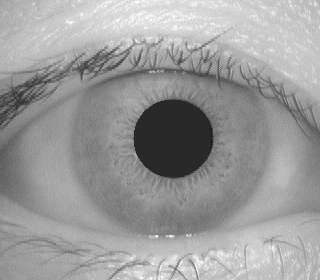
#> input picture img2.bmp, 320 x 280 px
$ python sift1.py
#> lines starting #> are read from the running program, lines starting #| are printed output that depends on the picture

import cv2
import matplotlib.pyplot as plt

# read images
img1 = cv2.imread('img2.bmp')
#> img1 is the input picture: shape (280, 320, 3); min 18, max 255, mean 155
img2 = cv2.imread('input.jpeg')
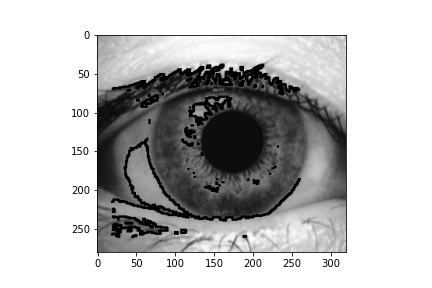
#> input picture input.jpeg, 432 x 288 px
#> img2 is the input picture: shape (288, 432, 3); min 0, max 255, mean 192

img1 = cv2.cvtColor(img1, cv2.COLOR_BGR2GRAY)
#> img1: shape (280, 320)
img2 = cv2.cvtColor(img2, cv2.COLOR_BGR2GRAY)
#> img2: shape (288, 432)

#sift
sift = cv2.xfeatures2d.SIFT_create()

keypoints_1, descriptors_1 = sift.detectAndCompute(img1,None)
#> keypoints_1 = 250 keypoints; strongest (x, y, size): (175, 138, 54.1), (117, 52, 2.5), (172, 270, 1.8), (175, 269, 2.3)
keypoints_2, descriptors_2 = sift.detectAndCompute(img2,None)
#> keypoints_2 = 701 keypoints; strongest (x, y, size): (241, 68, 3.2), (222, 66, 3.6), (176, 233, 2.9), (184, 231, 4.3)

#feature matching
bf = cv2.BFMatcher(cv2.NORM_L1, crossCheck=True)

matches = bf.match(descriptors_1,descriptors_2)
#> matches = 106 matches
matches = sorted(matches, key = lambda x:x.distance)

img3 = cv2.drawMatches(img1, keypoints_1, img2, keypoints_2, matches[:100], img2, flags=2)
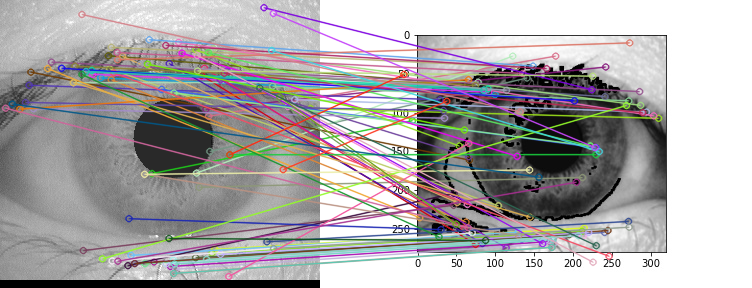
#> img3: shape (288, 752, 3); mean of channels 0, 1, 2 169.4, 168.8, 171.5; drawn as B, G, R
cv2.imwrite("matched_images.jpg", img3)
plt.imshow(img3),plt.show()
